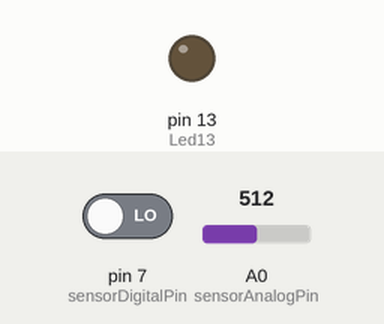
Recording of a sketch running on a simulated Arduino Uno, built with avr-gcc and run on an emulated ATmega328P. On the bench: output pins drawn as LEDs (lit = HIGH). The test bench sets the inputs (shaded band); at power-on: pin 7 (sensorDigitalPin) LOW, A0 (sensorAnalogPin) = 512. What the sketch prints to the serial monitor is not drawn.

Above: at 1.2 s.
1.3 s: pin 7 (sensorDigitalPin) driven HIGH
At 2.0 s:
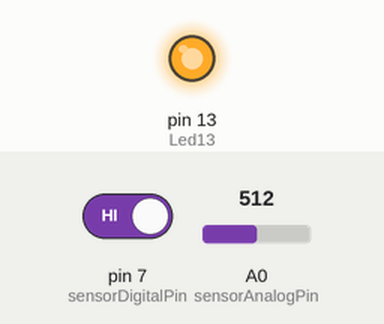
2.8 s: pin 7 (sensorDigitalPin) driven LOW
At 3.5 s:
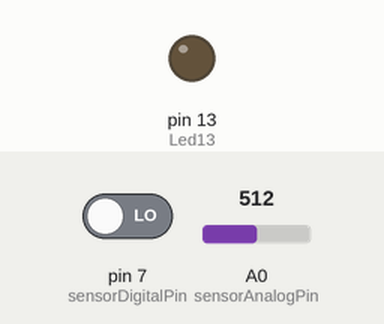
Timing chart, 0 to 5.8 s (numbered marks = the images above; inputs shaded):
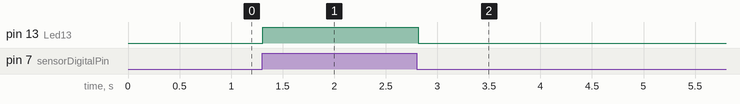

Measured:
- after the input at 1.3 s, pin 13 (Led13): LOW → HIGH at once
- after the input at 2.8 s, pin 13 (Led13): HIGH → LOW at once

The sketch:

microfono.ino
```cpp
// Define los pines usados
const int sensorAnalogPin = A0;     // Pin analógico del sensor
const int sensorDigitalPin = 7;     // Pin digital del sensor
const int Led13 = 13;               // Pin del LED integrado

// Variables para almacenar los valores leídos
int analogValue;
int digitalValue;

void setup() {
  Serial.begin(9600);               // Inicia la comunicación serial

  // Configura los pines
  pinMode(sensorDigitalPin, INPUT); // Pin digital del sensor como entrada
  pinMode(Led13, OUTPUT);           // Pin del LED como salida
}

void loop() {
  // Lee el valor analógico del sensor
  analogValue = analogRead(sensorAnalogPin);

  // Lee el valor digital del sensor
  digitalValue = digitalRead(sensorDigitalPin);

  // Envía el valor analógico al monitor serial (útil para graficador serial)
  Serial.println(analogValue);

  // Enciende el LED si se detecta señal digital alta
  if (digitalValue == HIGH) {
    digitalWrite(Led13, HIGH);
  } else {
    digitalWrite(Led13, LOW);
  }

  // Pausa para evitar saturar el monitor serial
  delay(50);
}
```
